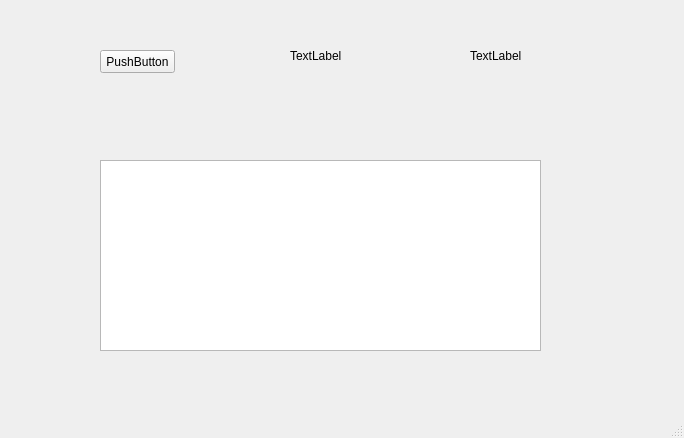
<?xml version="1.0" encoding="UTF-8"?>
<ui version="4.0">
 <class>MainWindow</class>
 <widget class="QMainWindow" name="MainWindow">
  <property name="geometry">
   <rect>
    <x>0</x>
    <y>0</y>
    <width>684</width>
    <height>438</height>
   </rect>
  </property>
  <property name="windowTitle">
   <string>MainWindow</string>
  </property>
  <widget class="QWidget" name="centralwidget">
   <widget class="QLabel" name="label">
    <property name="geometry">
     <rect>
      <x>290</x>
      <y>50</y>
      <width>54</width>
      <height>12</height>
     </rect>
    </property>
    <property name="maximumSize">
     <size>
      <width>16777215</width>
      <height>16777215</height>
     </size>
    </property>
    <property name="text">
     <string>TextLabel</string>
    </property>
   </widget>
   <widget class="QLabel" name="label_2">
    <property name="geometry">
     <rect>
      <x>470</x>
      <y>50</y>
      <width>54</width>
      <height>12</height>
     </rect>
    </property>
    <property name="text">
     <string>TextLabel</string>
    </property>
   </widget>
   <widget class="QPushButton" name="pushButton">
    <property name="geometry">
     <rect>
      <x>100</x>
      <y>50</y>
      <width>75</width>
      <height>23</height>
     </rect>
    </property>
    <property name="text">
     <string>PushButton</string>
    </property>
   </widget>
   <widget class="QTextEdit" name="textEdit">
    <property name="geometry">
     <rect>
      <x>100</x>
      <y>160</y>
      <width>441</width>
      <height>191</height>
     </rect>
    </property>
   </widget>
  </widget>
  <widget class="QStatusBar" name="statusbar"/>
 </widget>
 <resources/>
 <connections/>
</ui>
